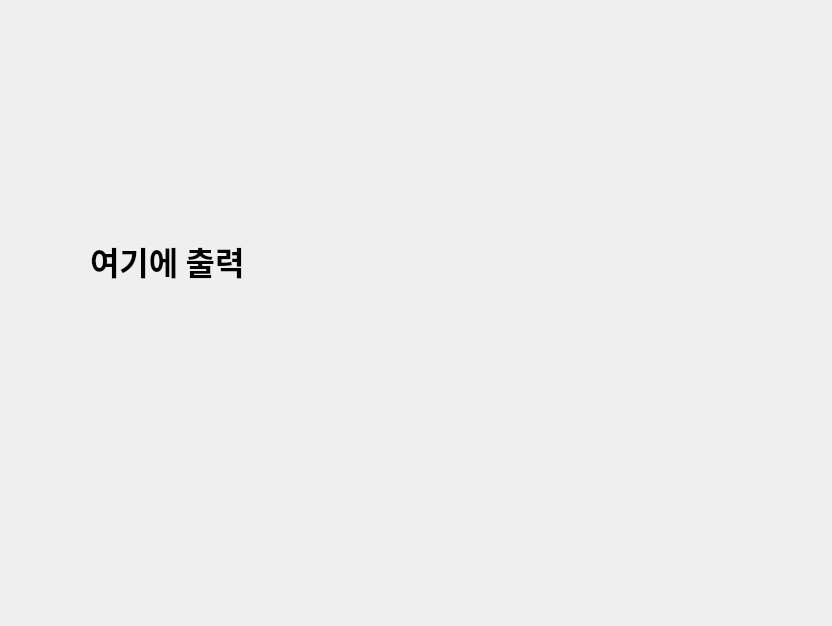
<?xml version="1.0" encoding="UTF-8"?>
<ui version="4.0">
 <class>Dialog</class>
 <widget class="QDialog" name="Dialog">
  <property name="geometry">
   <rect>
    <x>0</x>
    <y>0</y>
    <width>832</width>
    <height>626</height>
   </rect>
  </property>
  <property name="windowTitle">
   <string>Dialog</string>
  </property>
  <widget class="QLabel" name="label">
   <property name="geometry">
    <rect>
     <x>90</x>
     <y>80</y>
     <width>601</width>
     <height>361</height>
    </rect>
   </property>
   <property name="font">
    <font>
     <family>맑은 고딕</family>
     <pointsize>24</pointsize>
     <weight>75</weight>
     <bold>true</bold>
    </font>
   </property>
   <property name="text">
    <string>여기에 출력</string>
   </property>
  </widget>
 </widget>
 <resources/>
 <connections/>
</ui>
